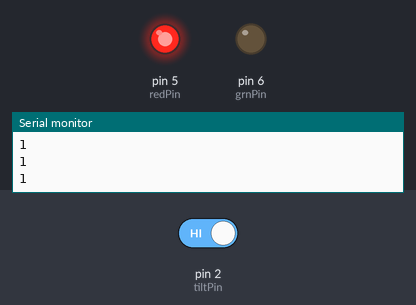
Bench run of a sketch on a simulated Arduino Uno, built with avr-gcc and run on an emulated ATmega328P. On the bench: output pins drawn as LEDs (lit = HIGH), the last lines printed to the serial monitor. The inputs (shaded band) are chosen by the test bench; at power-on: pin 2 (tiltPin) HIGH.

Above: at 1.2 s.
1.3 s: pin 2 (tiltPin) driven LOW
At 2.2 s:
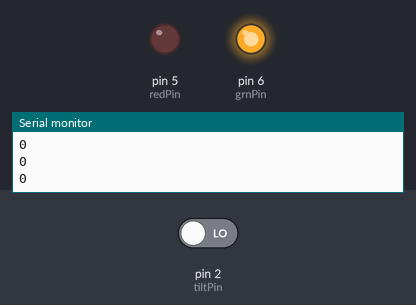
2.8 s: pin 2 (tiltPin) driven HIGH
At 3.4 s:
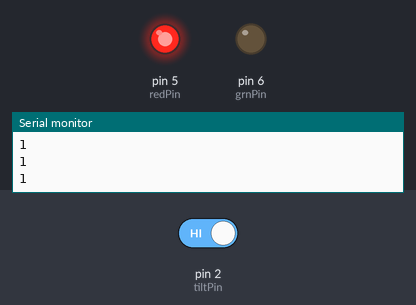
Timing chart, 0 to 5.8 s (numbered marks = the images above; inputs shaded):
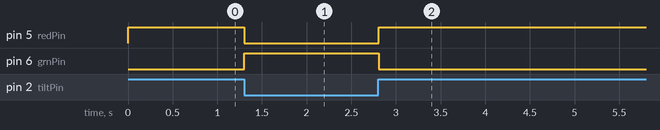

Measured:
- after the input at 1.3 s, pin 5 (redPin): HIGH → LOW at once; pin 6 (grnPin): LOW → HIGH at once
- after the input at 2.8 s, pin 5 (redPin): LOW → HIGH at once; pin 6 (grnPin): HIGH → LOW at once

The sketch:

tilt_switch_with_LED.ino
```cpp
int tiltPin = 2;
int redPin = 5;
int grnPin = 6;
int tiltVal;
int delayT = 50;

void setup() {
  // put your setup code here, to run once:
  pinMode(tiltPin, INPUT);
  digitalWrite(tiltPin, HIGH);
  pinMode(redPin, OUTPUT);
  pinMode(grnPin, OUTPUT);
  Serial.begin(9600);
}

void loop() {
  // put your main code here, to run repeatedly:
  tiltVal = digitalRead(tiltPin);
  Serial.println(tiltVal);
  if(tiltVal == 1){
    digitalWrite(grnPin, LOW);
    digitalWrite(redPin, HIGH);
  }else{
    digitalWrite(redPin, LOW);
    digitalWrite(grnPin, HIGH);
  }
  delay(delayT);
}
```
